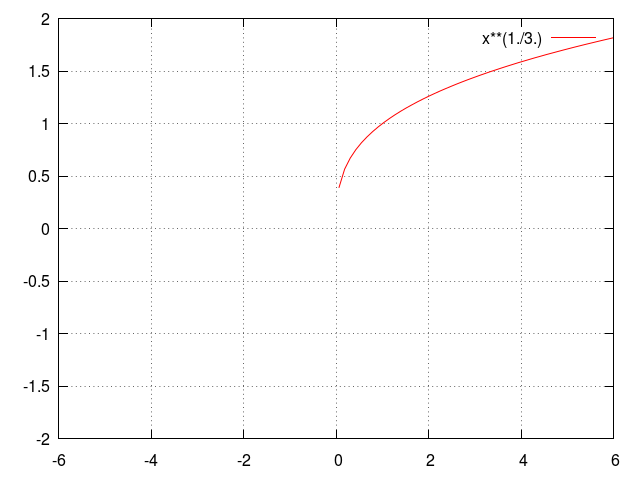

gnuplot code for this plot:
load "lib_common.plt"
set xrange [-6:6]
set yrange [-2:2]
plot x**(1./3.)
